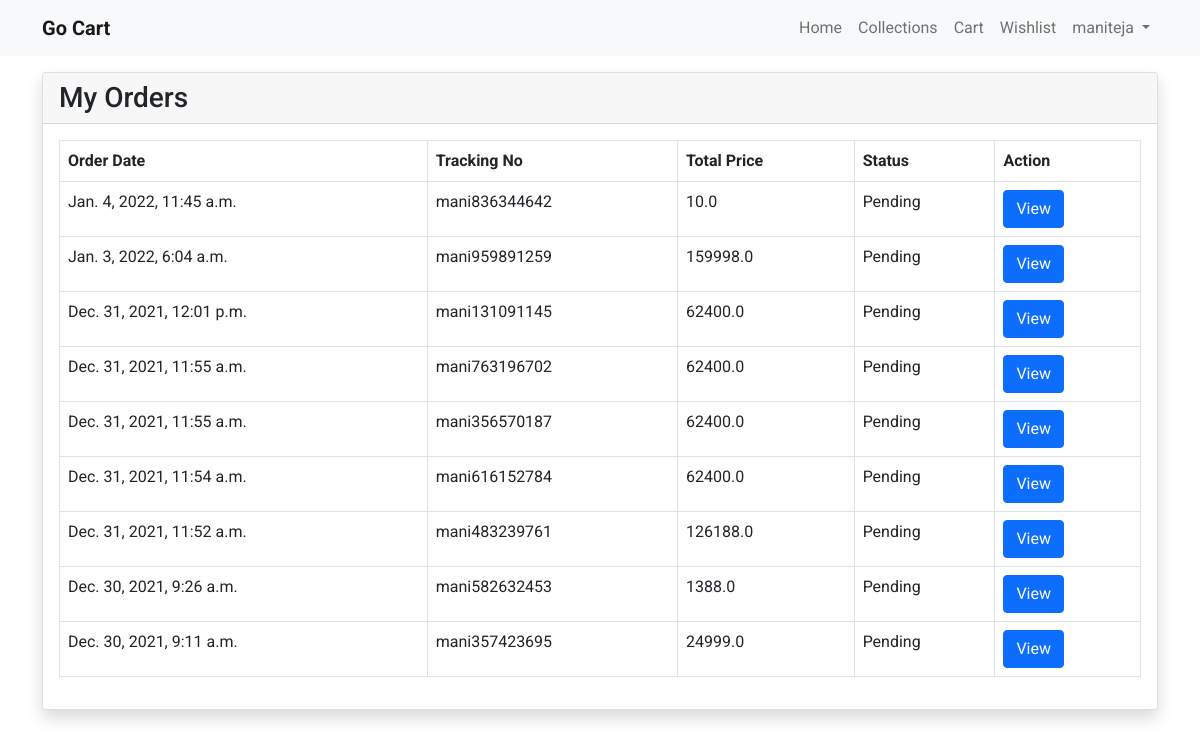
The page /my-orders (signed in) on the database as committed earlier.
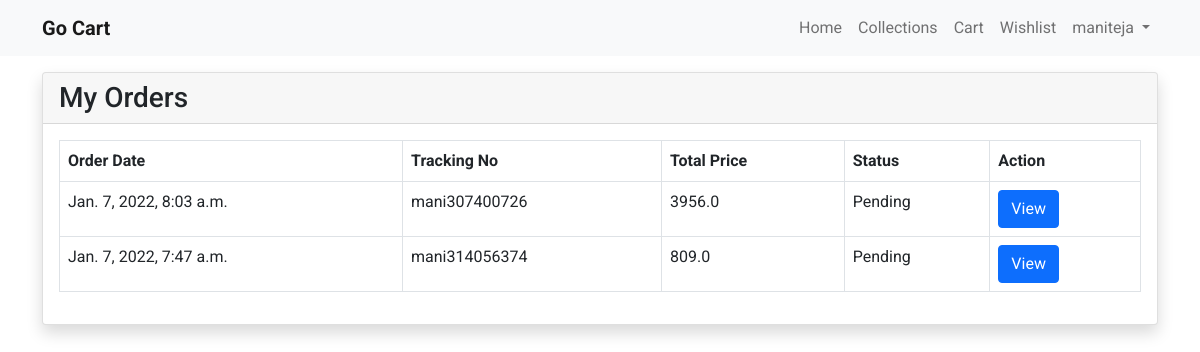
The same page on the database as committed later.
### store/models.py (models this page shows, shortened)
class Order(models.Model):
    user=models.ForeignKey(User, on_delete=models.CASCADE)
    fname=models.CharField(max_length=150,null=False)
    lname=models.CharField(max_length=150,null=False)
    email=models.CharField(max_length=150,null=False)
    phone=models.CharField(max_length=150,null=False)
    address=models.TextField(null=False)
    city=models.CharField(max_length=150,null=False)
    state=models.CharField(max_length=150,null=False)
    country=models.CharField(max_length=150,null=False)
    pincode=models.CharField(max_length=150,null=False)
    total_price=models.FloatField(null=False)
    payment_mode=models.CharField(max_length=150,null=False)
    payment_id=models.CharField(max_length=250,null=True)
    orderstatuses=(
        ("Pending","Pending"),
        ("Out for shipping","Out for shipping"),
        ("Delivered","Delivered")
    )
    status=models.CharField(max_length=150,choices=orderstatuses,default="Pending")
    message=models.TextField(null=True)
    tracking_no=models.CharField(max_length=150,null=True)
    created_at=models.DateTimeField(auto_now_add=True)
    updated_at=models.DateTimeField(auto_now=True)

### store/controller/order.py (the view)
# urls.py: path('my-orders',order.index,name="myorders"),
def index(request):
    orders=Order.objects.filter(user=request.user).order_by('-created_at')
    context={"orders":orders}
    return render(request,'store/orders/index.html',context)

### store/templates/store/orders/index.html
{% extends 'store/layouts/main.html' %}
{% block content %}
    <div class="container my-3">
        <div class="row">
            <div class="col-md-12">
                <div class="card shadow">
                    <div class="card-header">
                        <h3 class="mb-0">My Orders</h3>
                    </div>
                    <div class="card-body">
                        <table class="table table-bordered">
                            <thead>
                                <tr>
                                    <th>Order Date</th>
                                    <th>Tracking No</th>
                                    <th>Total Price</th>
                                    <th>Status</th>
                                    <th>Action</th>
                                </tr>
                            </thead>
                            <tbody>
                                {% for item in orders %}
                                    <tr>
                                        <td>{{ item.created_at }}</td>
                                        <td>{{ item.tracking_no }}</td>
                                        <td>{{ item.total_price }}</td>
                                        <td>{{ item.status }}</td>
                                        <td>
                                            <a href="{% url 'orderview' item.tracking_no %}" class="btn btn-primary">View</a>
                                        </td>
                                    </tr>
                                {% endfor %}
                            </tbody>
                        </table>
                    </div>
                </div>
            </div>
        </div>
    </div>
{% endblock content %}

Rows that differ between the two databases and show on the page:
removed Order: created_at "Jan. 4, 2022, 11:45 a.m.", tracking_no "mani836344642", total_price "10.0", status "Pending"
removed Order: created_at "Jan. 3, 2022, 6:04 a.m.", tracking_no "mani959891259", total_price "159998.0", status "Pending"
removed Order: created_at "Dec. 31, 2021, 12:01 p.m.", tracking_no "mani131091145", total_price "62400.0", status "Pending"
removed Order: created_at "Dec. 31, 2021, 11:55 a.m.", tracking_no "mani763196702", total_price "62400.0", status "Pending"
removed Order: created_at "Dec. 31, 2021, 11:55 a.m.", tracking_no "mani356570187", total_price "62400.0", status "Pending"
removed Order: created_at "Dec. 31, 2021, 11:54 a.m.", tracking_no "mani616152784", total_price "62400.0", status "Pending"
removed Order: created_at "Dec. 31, 2021, 11:52 a.m.", tracking_no "mani483239761", total_price "126188.0", status "Pending"
removed Order: created_at "Dec. 30, 2021, 9:26 a.m.", tracking_no "mani582632453", total_price "1388.0", status "Pending"
removed Order: created_at "Dec. 30, 2021, 9:11 a.m.", tracking_no "mani357423695", total_price "24999.0", status "Pending"
added Order: created_at "Jan. 7, 2022, 8:03 a.m.", tracking_no "mani307400726", total_price "3956.0", status "Pending"
added Order: created_at "Jan. 7, 2022, 7:47 a.m.", tracking_no "mani314056374", total_price "809.0", status "Pending"
